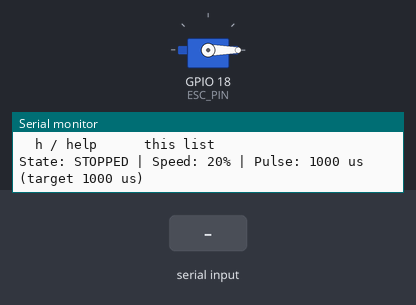
Bench run of a sketch on a simulated ESP32. Shown: servo, the last lines printed to the serial monitor. The inputs (shaded band) are chosen by the test bench.

Above: at 4.7 s.
4.8 s: "s\n" received over Serial
At 6.6 s:
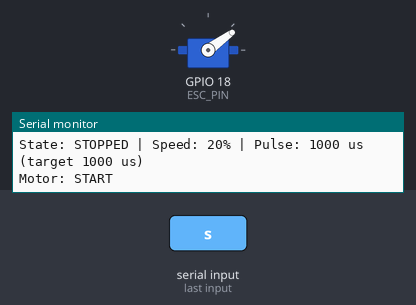
7.8 s: "p 30\n" received over Serial
At 8.6 s:
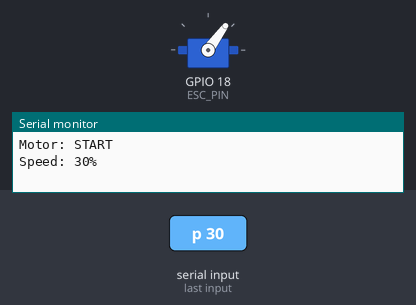
9.6 s: "+\n" received over Serial
At 10.9 s:
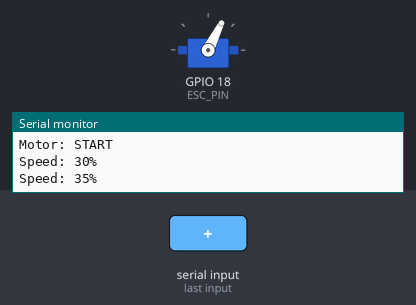
11.2 s: "p90\n" received over Serial
At 13.4 s:
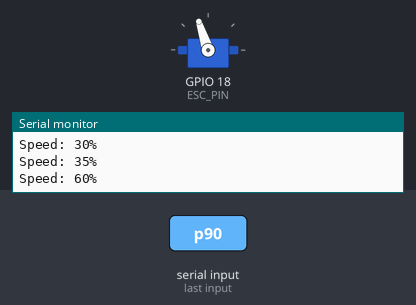
Timing chart, 0 to 14.9 s (numbered marks = the images above; inputs shaded):
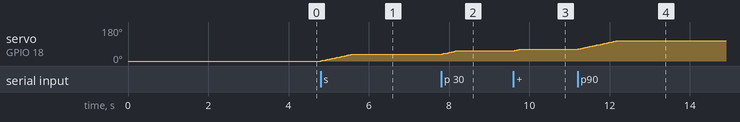

The sketch:

motor_control.ino
```cpp
/*
 * IVY - ESC motor control (serial test version)
 *
 * For now the motor is commanded from the Serial Monitor:
 *
 * Serial commands:
 *   s / start      start the motor (ramps up to set speed)
 *   x / stop       stop the motor (ramps down)
 *   p <0-100>      set speed in percent (e.g. "p 30")
 *   + / -          speed up / down by 5%
 *   e / estop      emergency stop (immediate stop, no ramp)
 *   ? / status     print current state
 *   h / help       print this list
 *
 * Library: ESP32Servo (Arduino Library Manager -> "ESP32Servo" by Kevin Harrington).
 */

#include <ESP32Servo.h>

// Configuration constants
const int ESC_PIN = 18;

const int PULSE_STOP_US = 1000;      // stopped / zero throttle
const int PULSE_MAX_US = 2000;       // full throttle

const int MAX_SPEED_PERCENT = 60;    // safety cap while testing
const int DEFAULT_SPEED_PERCENT = 20;

const unsigned long ARM_TIME_MS = 3000;       // stop signal held at boot so the ESC arms
const unsigned long RAMP_INTERVAL_MS = 20;    // how often the output is updated
const int RAMP_STEP_US = 5;                   // max pulse change per update (~250 us/s)

Servo esc;

bool running = false;
int speedPercent = DEFAULT_SPEED_PERCENT;

int currentPulseUs = PULSE_STOP_US;      // pulse currently being sent
unsigned long lastRampMs = 0;

String inputLine;

// Motor control API (for easier integration with other code)

void setRunning(bool run) {
  running = run;
  Serial.println(run ? "Motor: START" : "Motor: STOP");
}

void setSpeed(int percent) {
  speedPercent = constrain(percent, 0, MAX_SPEED_PERCENT);
  Serial.print("Speed: ");
  Serial.print(speedPercent);
  Serial.println("%");
}

void emergencyStop() {
  running = false;
  currentPulseUs = PULSE_STOP_US;
  esc.writeMicroseconds(currentPulseUs);
  Serial.println("!! EMERGENCY STOP - output at stop pulse");
}

// Pulse width we want to end up at, based on running/speed
int targetPulseUs() {
  if (!running) return PULSE_STOP_US;
  return PULSE_STOP_US + (PULSE_MAX_US - PULSE_STOP_US) * speedPercent / 100;
}

// Called every loop, moves the output toward the target gradually
void updateMotor() {
  unsigned long now = millis();
  if (now - lastRampMs < RAMP_INTERVAL_MS) return;
  lastRampMs = now;

  int target = targetPulseUs();
  if (currentPulseUs < target) {
    currentPulseUs = min(currentPulseUs + RAMP_STEP_US, target);
  } else if (currentPulseUs > target) {
    currentPulseUs = max(currentPulseUs - RAMP_STEP_US, target);
  }

  esc.writeMicroseconds(currentPulseUs);
}

// Serial command handling
void printHelp() {
  Serial.println();
  Serial.println("Commands:");
  Serial.println("  s / start     start motor");
  Serial.println("  x / stop      stop motor");
  Serial.println("  p <0-100>     set speed %");
  Serial.println("  + / -         speed +/- 5%");
  Serial.println("  e / estop     emergency stop");
  Serial.println("  ? / status    show state");
  Serial.println("  h / help      this list");
  Serial.println();
}

void printStatus() {
  Serial.print("State: ");
  Serial.print(running ? "RUNNING" : "STOPPED");
  Serial.print(" | Speed: ");
  Serial.print(speedPercent);
  Serial.print("% | Pulse: ");
  Serial.print(currentPulseUs);
  Serial.print(" us (target ");
  Serial.print(targetPulseUs());
  Serial.println(" us)");
}

void handleCommand(String cmd) {
  cmd.trim();
  cmd.toLowerCase();
  if (cmd.length() == 0) return;

  if (cmd == "s" || cmd == "start") {
    setRunning(true);
  } else if (cmd == "x" || cmd == "stop") {
    setRunning(false);
  } else if (cmd == "+") {
    setSpeed(speedPercent + 5);
  } else if (cmd == "-") {
    setSpeed(speedPercent - 5);
  } else if (cmd.startsWith("p")) {
    String arg = cmd.substring(1);
    arg.trim();
    if (arg.length() == 0) {
      Serial.println("Usage: p <0-100>");
    } else {
      setSpeed(arg.toInt());
    }
  } else if (cmd == "e" || cmd == "estop") {
    emergencyStop();
  } else if (cmd == "?" || cmd == "status") {
    printStatus();
  } else if (cmd == "h" || cmd == "help") {
    printHelp();
  } else {
    Serial.print("Unknown command: ");
    Serial.println(cmd);
  }
}

void readSerial() {
  while (Serial.available()) {
    char c = Serial.read();
    if (c == '\n' || c == '\r') {
      handleCommand(inputLine);
      inputLine = "";
    } else {
      inputLine += c;
    }
  }
}


void setup() {
  Serial.begin(115200);
  delay(500);

  esc.setPeriodHertz(50); // 50Hz servo signal
  esc.attach(ESC_PIN, PULSE_STOP_US, PULSE_MAX_US);
  esc.writeMicroseconds(PULSE_STOP_US);

  Serial.println();
  Serial.println("IVY motor control - arming ESC at 1000 us...");
  delay(ARM_TIME_MS);
  Serial.println("ESC armed.");
  printHelp();
  printStatus();
}

void loop() {
  readSerial();
  updateMotor();
}
```

Measured:
- after the input at 4.8 s, servo on GPIO 18 (ESC_PIN): moves from 0° to 36° over 0.79 s, starting at once
- after the input at 7.8 s, servo on GPIO 18 (ESC_PIN): moves from 36° to 54° over 0.38 s, starting at once
- after the input at 9.6 s, servo on GPIO 18 (ESC_PIN): 54° → 63° at once
- after the input at 11.2 s, servo on GPIO 18 (ESC_PIN): moves from 63° to 108° over 0.99 s, starting at once
